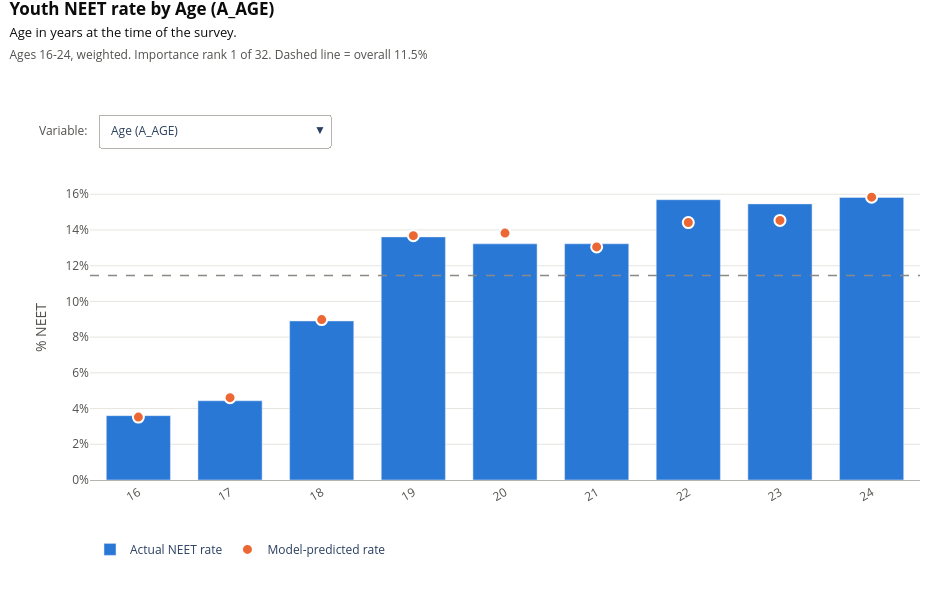

Write notebook code for a chart like this one.
### Code cell
# Interactive NEET explorer: pick a variable -> actual NEET rate (bars) vs model-predicted rate (dots) by group
import plotly.graph_objects as go
from sklearn.model_selection import cross_val_predict

# out-of-fold predicted NEET probability, so each person is scored by a model that never saw them
youth['NEET_PRED'] = cross_val_predict(models['GradBoost'], X, youth['NEET'], cv=cv, method='predict_proba')[:, 1]

yes_no = {1: 'Yes', 2: 'No', -1: 'N/A'}
states = {1: 'AL', 2: 'AK', 4: 'AZ', 5: 'AR', 6: 'CA', 8: 'CO', 9: 'CT', 10: 'DE', 11: 'DC', 12: 'FL', 13: 'GA',
          15: 'HI', 16: 'ID', 17: 'IL', 18: 'IN', 19: 'IA', 20: 'KS', 21: 'KY', 22: 'LA', 23: 'ME', 24: 'MD',
          25: 'MA', 26: 'MI', 27: 'MN', 28: 'MS', 29: 'MO', 30: 'MT', 31: 'NE', 32: 'NV', 33: 'NH', 34: 'NJ',
          35: 'NM', 36: 'NY', 37: 'NC', 38: 'ND', 39: 'OH', 40: 'OK', 41: 'OR', 42: 'PA', 44: 'RI', 45: 'SC',
          46: 'SD', 47: 'TN', 48: 'TX', 49: 'UT', 50: 'VT', 51: 'VA', 53: 'WA', 54: 'WV', 55: 'WI', 56: 'WY'}
value_labels = {
    'A_SEX': {1: 'Male', 2: 'Female'},
    'PEHSPNON': {1: 'Hispanic', 2: 'Not Hispanic'},
    'PRDTRACE': {1: 'White', 2: 'Black', 3: 'AIAN', 4: 'Asian', 5: 'NHPI', **{k: 'Two or more' for k in range(6, 27)}},
    'A_HGA': {**{k: '8th grade or less' for k in range(31, 35)}, 35: '9th grade', 36: '10th grade', 37: '11th grade',
              38: '12th, no diploma', 39: 'HS graduate', 40: 'Some college', 41: 'Assoc. (vocational)',
              42: 'Assoc. (academic)', 43: "Bachelor's", 44: "Master's", 45: 'Professional', 46: 'Doctorate'},
    'PRCITSHP': {1: 'US-born', 2: 'Born in PR/territory', 3: 'Born abroad, US parent', 4: 'Naturalized', 5: 'Not a citizen'},
    'A_MARITL': {1: 'Married', 2: 'Married', 3: 'Married, spouse absent', 4: 'Widowed', 5: 'Divorced', 6: 'Separated', 7: 'Never married'},
    'A_FAMREL': {0: 'Not in a family', 1: 'Reference person', 2: 'Spouse', 3: 'Child', 4: 'Other relative'},
    'H_TENURE': {1: 'Owned', 2: 'Rented', 3: 'No cash rent'},
    'GTMETSTA': {1: 'Metro', 2: 'Non-metro', 3: 'Not identified'},
    'FAMLIS': {1: 'Below poverty', 2: '100-124% of poverty', 3: '125-149% of poverty', 4: '150%+ of poverty'},
    'FOREIGN_BORN': {0: 'US-born', 1: 'Foreign-born'},
    'LIVES_W_PARENT': {0: 'No', 1: 'Yes'},
    'GESTFIPS': states,
    **{c: yes_no for c in ['PRDISFLG', 'PEDISEAR', 'PEDISEYE', 'PEDISREM', 'PEDISPHY', 'PEDISDRS', 'PEDISOUT',
                           'PEAFEVER', 'ED_YN', 'COV', 'FINC_PAW']},
}

def groups(col):
    v = youth[col]
    if col == 'FTOTVAL':
        return pd.qcut(v, 5, labels=['Bottom 20%', '20-40%', '40-60%', '60-80%', 'Top 20%'])
    if col in ['FOWNU18', 'FOWNU6']:
        return v.clip(upper=2).map({0: '0', 1: '1', 2: '2+'})
    if col == 'A_AGE':
        return v.astype(str)
    return v.map(value_labels[col]).fillna('Code ' + v.astype(str)) if col in value_labels else 'Code ' + v.astype(str)

ordered = ['A_AGE', 'A_HGA', 'FTOTVAL', 'FAMLIS', 'FOWNU18', 'FOWNU6']  # keep natural order; others sort by rate

def rate_table(col, min_n=30):
    t = (youth.assign(grp=groups(col), w=youth['MARSUPWT'])
              .groupby('grp', observed=True)
              .apply(lambda d: pd.Series({
                  'actual': (d['NEET'] * d['w']).sum() / d['w'].sum() * 100,
                  'pred': (d['NEET_PRED'] * d['w']).sum() / d['w'].sum() * 100,
                  'n': len(d),
                  'key': d[col].mean()})))
    t = t[t['n'] >= min_n]  # drop tiny groups: rates are too noisy
    return t.sort_values('key') if col in ordered else t.sort_values('actual', ascending=False)

overall = (youth['NEET'] * youth['MARSUPWT']).sum() / youth['MARSUPWT'].sum() * 100
var_order = imp['NEET'].sort_values(ascending=False).index.tolist()  # dropdown sorted by importance

fig = go.Figure()
for i, col in enumerate(var_order):
    t = rate_table(col)
    x = t.index.astype(str)
    fig.add_bar(x=x, y=t['actual'], name='Actual NEET rate', marker_color='#2a78d6', visible=(i == 0),
                customdata=t['n'], legendgroup='a', showlegend=True,
                hovertemplate='<b>%{x}</b><br>Actual NEET rate: %{y:.1f}%<br>n = %{customdata:,.0f}<extra></extra>')
    fig.add_scatter(x=x, y=t['pred'], name='Model-predicted rate', mode='markers', visible=(i == 0),
                    marker=dict(color='#eb6834', size=11, line=dict(color='white', width=2)), legendgroup='p',
                    hovertemplate='<b>%{x}</b><br>Predicted NEET rate: %{y:.1f}%<extra></extra>')

descriptions = {
    'A_AGE': 'Age in years at the time of the survey.',
    'A_SEX': 'Sex of the respondent.',
    'PRDTRACE': 'Detailed race; all multiracial combinations are grouped as "Two or more".',
    'PEHSPNON': 'Whether the person is of Hispanic, Latino, or Spanish origin.',
    'A_HGA': 'Highest grade completed or degree received.',
    'PRCITSHP': 'Citizenship status, from US-born to non-citizen.',
    'FOREIGN_BORN': 'Derived from PENATVTY: born outside the United States.',
    'A_MARITL': 'Current marital status.',
    'PRDISFLG': 'Has any of the six disabilities (hearing, vision, cognitive, walking, self-care, independent living).',
    'PEDISEAR': 'Deaf or serious difficulty hearing.',
    'PEDISEYE': 'Blind or serious difficulty seeing, even with glasses.',
    'PEDISREM': 'Serious difficulty concentrating, remembering, or making decisions.',
    'PEDISPHY': 'Serious difficulty walking or climbing stairs.',
    'PEDISDRS': 'Difficulty dressing or bathing.',
    'PEDISOUT': 'Difficulty doing errands alone, such as visiting a doctor or shopping.',
    'PEAFEVER': 'Has ever served on active duty in the US Armed Forces.',
    'PERRP': "Detailed relationship to the household's reference person (Census codes).",
    'A_FAMREL': 'Role within the family: reference person, spouse, child, or other relative.',
    'LIVES_W_PARENT': 'Derived from PEPAR1/PEPAR2: at least one parent lives in the same household.',
    'FOWNU18': 'Number of own children under 18 in the family. Identifies young parents.',
    'FOWNU6': 'Number of own children under 6 in the family. Identifies parents of young kids.',
    'FTOTVAL': 'Total family income last year, split into quintiles among youth.',
    'FAMLIS': "Family income relative to the federal poverty line.",
    'H_TENURE': 'Whether the household owns or rents its home.',
    'GESTFIPS': 'State of residence (only states with 30+ sampled youth shown).',
    'GTMETSTA': 'Whether the household is in a metropolitan area.',
    'ED_YN': 'Received any educational assistance (grants, scholarships, loans) last year.',
    'OED_TYP1': 'First source of educational assistance (Census codes).',
    'OED_TYP2': 'Second source of educational assistance (Census codes).',
    'OED_TYP3': 'Third source of educational assistance (Census codes).',
    'COV': 'Had any health insurance coverage last year.',
    'FINC_PAW': 'Family received public assistance or welfare last year.',
}

def title(col):
    return (f"<b>Youth NEET rate by {labels.get(col, col)} ({col})</b>"
            f"<br><span style='font-size:13px;color:#0b0b0b'>{descriptions.get(col, '')}</span>"
            f"<br><span style='font-size:12px;color:#52514e'>Ages 16-24, weighted. Importance rank "
            f"{var_order.index(col) + 1} of {len(var_order)}. Dashed line = overall {overall:.1f}%</span>")

buttons = [dict(label=f'{labels.get(c, c)} ({c})', method='update',
                args=[{'visible': [j // 2 == i for j in range(2 * len(var_order))]}, {'title.text': title(c)}])
           for i, c in enumerate(var_order)]

fig.add_hline(y=overall, line=dict(color='#8a8984', dash='dash', width=1.5))
fig.update_layout(
    title=dict(text=title(var_order[0]), x=0.01, xanchor='left', y=0.975, font=dict(size=17, color='#0b0b0b')),
    updatemenus=[dict(buttons=buttons, direction='down', x=0.01, xanchor='left', y=1.2, yanchor='top',
                      bgcolor='white', bordercolor='#b5b4ae', font=dict(size=12))],
    annotations=[dict(text='Variable:', x=0, xref='paper', xanchor='right', y=1.18, yref='paper', showarrow=False,
                      font=dict(size=12, color='#52514e'))],
    legend=dict(orientation='h', x=0, y=-0.18, font=dict(size=12)),
    margin=dict(t=175, l=90, r=30, b=110), height=590, width=950,
    plot_bgcolor='white', paper_bgcolor='white', bargap=0.3,
    yaxis=dict(title='% NEET', ticksuffix='%', gridcolor='#e6e5e0', zeroline=False, color='#52514e', rangemode='tozero'),
    xaxis=dict(color='#52514e', linecolor='#b5b4ae', tickangle=-30),
    hoverlabel=dict(bgcolor='white', font_size=12),
)
fig.show()
